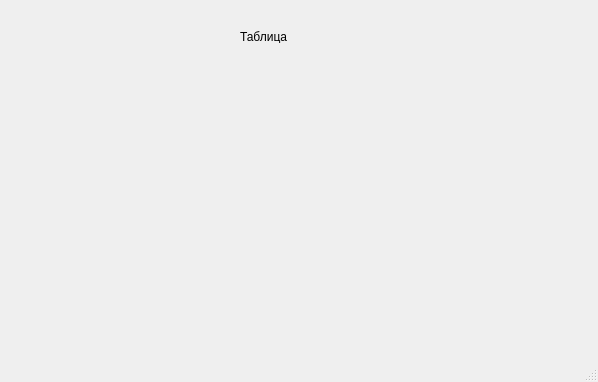
<?xml version="1.0" encoding="UTF-8"?>
<ui version="4.0">
 <class>MainWindow</class>
 <widget class="QMainWindow" name="MainWindow">
  <property name="geometry">
   <rect>
    <x>0</x>
    <y>0</y>
    <width>598</width>
    <height>382</height>
   </rect>
  </property>
  <property name="windowTitle">
   <string>MainWindow</string>
  </property>
  <widget class="QWidget" name="centralwidget">
   <widget class="QLabel" name="label">
    <property name="geometry">
     <rect>
      <x>240</x>
      <y>30</y>
      <width>47</width>
      <height>13</height>
     </rect>
    </property>
    <property name="text">
     <string>Таблица</string>
    </property>
   </widget>
  </widget>
  <widget class="QMenuBar" name="menubar">
   <property name="geometry">
    <rect>
     <x>0</x>
     <y>0</y>
     <width>598</width>
     <height>21</height>
    </rect>
   </property>
  </widget>
  <widget class="QStatusBar" name="statusbar"/>
 </widget>
 <resources/>
 <connections/>
</ui>
